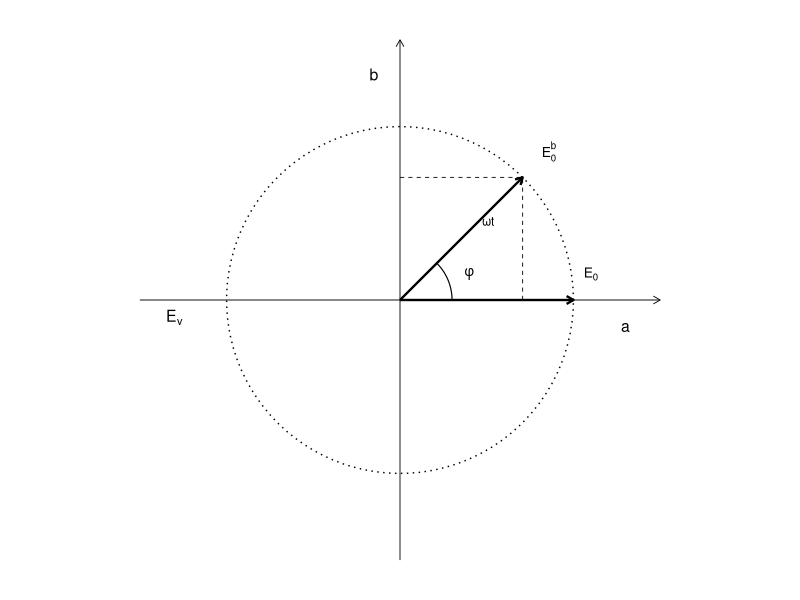
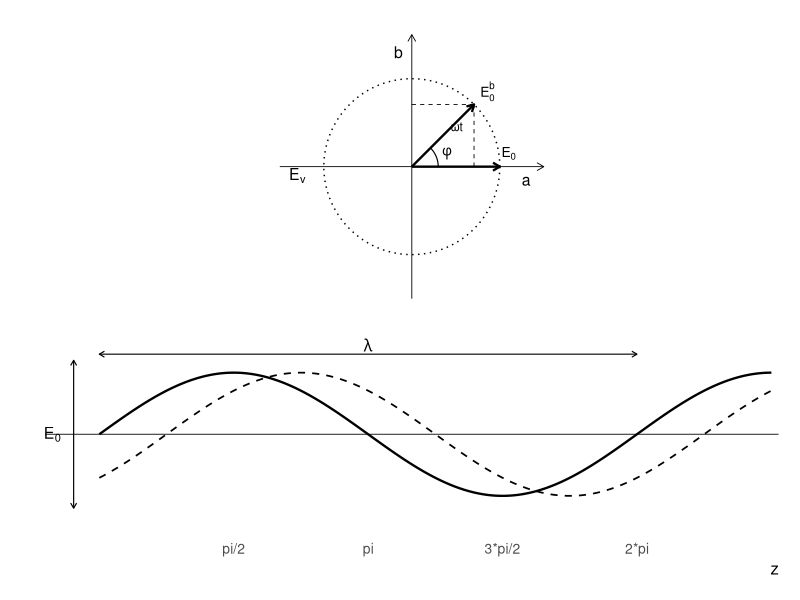

Here is the R script that generated these plots, in order: (Note: this script raises an error after producing the figures.)
# R code to reconstruct phase-distance diagrams from TomoSAR presentation
# Slide 5: Phase as a relative distance measure

library(ggplot2)
library(grid)
library(gridExtra)
library(patchwork)

# ============================================================================
# LEFT IMAGE: Phasor Diagram + Sinusoidal Wave
# ============================================================================

# --- Part 1: Phasor Diagram (top) ---
create_phasor_diagram <- function() {
  # Set up the plot
  p <- ggplot() + 
    coord_fixed(ratio = 1) +
    xlim(-1.5, 1.5) +
    ylim(-1.5, 1.5) +
    theme_void() +
    theme(plot.margin = margin(10, 10, 10, 10))
  
  # Draw the circle
  circle_data <- data.frame(
    x = cos(seq(0, 2*pi, length.out = 100)),
    y = sin(seq(0, 2*pi, length.out = 100))
  )
  p <- p + geom_path(data = circle_data, aes(x = x, y = y), 
                     linetype = "dotted", size = 0.5)
  
  # Draw axes
  p <- p + 
    geom_segment(aes(x = -1.5, xend = 1.5, y = 0, yend = 0), 
                 arrow = arrow(length = unit(0.2, "cm")), size = 0.3) +
    geom_segment(aes(x = 0, xend = 0, y = -1.5, yend = 1.5), 
                 arrow = arrow(length = unit(0.2, "cm")), size = 0.3)
  
  # Define angle for the phasor (45 degrees = pi/4)
  phi <- pi/4
  
  # Draw E_0 vector (horizontal)
  p <- p + 
    geom_segment(aes(x = 0, xend = 1, y = 0, yend = 0), 
                 arrow = arrow(length = unit(0.2, "cm")), 
                 size = 0.8, color = "black")
  
  # Draw rotating vector E (at angle phi)
  E_x <- cos(phi)
  E_y <- sin(phi)
  p <- p + 
    geom_segment(aes(x = 0, xend = E_x, y = 0, yend = E_y), 
                 arrow = arrow(length = unit(0.2, "cm")), 
                 size = 0.8, color = "black")
  
  # Draw angle arc
  arc_angles <- seq(0, phi, length.out = 30)
  arc_data <- data.frame(
    x = 0.3 * cos(arc_angles),
    y = 0.3 * sin(arc_angles)
  )
  p <- p + geom_path(data = arc_data, aes(x = x, y = y), size = 0.4)
  
  # Add labels
  p <- p + 
    annotate("text", x = -1.3, y = -0.1, label = "E[v]", parse = TRUE, size = 4) +
    annotate("text", x = 1.3, y = -0.15, label = "a", size = 4) +
    annotate("text", x = -0.15, y = 1.3, label = "b", size = 4) +
    annotate("text", x = 1.1, y = 0.15, label = "E[0]", parse = TRUE, size = 3.5) +
    annotate("text", x = E_x + 0.15, y = E_y + 0.15, label = "E[0]^{b}", parse = TRUE, size = 3.5) +
    annotate("text", x = 0.4, y = 0.15, label = "phi", parse = TRUE, size = 3.5) +
    annotate("text", x = E_x - 0.2, y = E_y/2 + 0.1, label = "omega*t", parse = TRUE, size = 3)
  
  # Draw vertical dashed line from tip of vector
  p <- p + 
    geom_segment(aes(x = E_x, xend = E_x, y = 0, yend = E_y), 
                 linetype = "dashed", size = 0.3, color = "black")
  
  # Draw horizontal dashed projection
  p <- p + 
    geom_segment(aes(x = 0, xend = E_x, y = E_y, yend = E_y), 
                 linetype = "dashed", size = 0.3, color = "black")
  
  return(p)
}

# --- Part 2: Sinusoidal Wave (bottom) ---
create_sine_wave <- function() {
  # Create wave data
  z <- seq(0, 2.5*pi, length.out = 200)
  wave1 <- sin(z)
  wave2 <- sin(z - pi/4)  # Shifted wave
  
  wave_data <- data.frame(
    z = z,
    wave1 = wave1,
    wave2 = wave2
  )
  
  p <- ggplot(wave_data) + 
    geom_hline(yintercept = 0, size = 0.3) +
    geom_line(aes(x = z, y = wave1), size = 0.8) +
    geom_line(aes(x = z, y = wave2), linetype = "dashed", size = 0.6) +
    scale_x_continuous(
      breaks = c(0, pi/2, pi, 3*pi/2, 2*pi),
      labels = c("", "pi/2", "pi", "3*pi/2", "2*pi"),
      expand = c(0.01, 0)
    ) +
    ylim(-1.5, 1.5) +
    labs(x = "z", y = "") +
    theme_minimal() +
    theme(
      axis.title.x = element_text(hjust = 1, size = 12),
      axis.text.x = element_text(size = 10),
      axis.text.y = element_blank(),
      axis.ticks.y = element_blank(),
      panel.grid = element_blank(),
      plot.margin = margin(5, 10, 10, 10)
    )
  
  # Add E_0 label with arrow
  p <- p + 
    annotate("segment", x = -0.3, xend = -0.3, y = -1.2, yend = 1.2,
             arrow = arrow(length = unit(0.15, "cm"), ends = "both"), size = 0.4) +
    annotate("text", x = -0.55, y = 0, label = "E[0]", parse = TRUE, size = 4)
  
  # Add wavelength lambda indicator
  p <- p + 
    annotate("segment", x = 0, xend = 2*pi, y = 1.3, yend = 1.3,
             arrow = arrow(length = unit(0.15, "cm"), ends = "both"), size = 0.4) +
    annotate("text", x = pi, y = 1.45, label = "lambda", parse = TRUE, size = 4)
  
  return(p)
}

# ============================================================================
# RIGHT IMAGE: Phase Difference Between Two Waves
# ============================================================================

create_phase_difference_diagram <- function() {
  # Create wave data
  z <- seq(0, 3*pi, length.out = 300)
  wave_A <- sin(z)
  wave_B <- sin(z - 3*pi/2)  # 270 degree shift (3/4 wavelength)
  
  wave_data <- data.frame(
    z = z,
    wave_A = wave_A,
    wave_B = wave_B
  )
  
  # Find points B1 and B2 for marking
  B1_idx <- which.min(abs(z - pi/2))
  B2_idx <- which.min(abs(z - (pi/2 + 2*pi)))
  
  p <- ggplot(wave_data) + 
    geom_hline(yintercept = 0, size = 0.3) +
    geom_line(aes(x = z, y = wave_A), size = 0.8) +
    geom_line(aes(x = z, y = wave_B), size = 0.8) +
    coord_cartesian(xlim = c(0, 3*pi), ylim = c(-1.3, 1.5)) +
    theme_void() +
    theme(plot.margin = margin(10, 10, 10, 10))
  
  # Mark points A, B1, B2
  p <- p + 
    annotate("point", x = 0, y = 0, size = 2) +
    annotate("text", x = -0.2, y = -0.15, label = "A", size = 5) +
    annotate("point", x = z[B1_idx], y = wave_A[B1_idx], size = 2) +
    annotate("text", x = z[B1_idx] + 0.3, y = wave_A[B1_idx], label = "B[1]", parse = TRUE, size = 4) +
    annotate("point", x = z[B2_idx], y = wave_A[B2_idx], size = 2) +
    annotate("text", x = z[B2_idx] + 0.3, y = wave_A[B2_idx], label = "B[2]", parse = TRUE, size = 4)
  
  # Draw wavelength lambda indicator on top wave
  lambda_start <- 0.5
  lambda_end <- lambda_start + 2*pi
  p <- p + 
    annotate("segment", x = lambda_start, xend = lambda_end, y = 1.3, yend = 1.3,
             arrow = arrow(length = unit(0.15, "cm"), ends = "both"), size = 0.4) +
    annotate("text", x = (lambda_start + lambda_end)/2, y = 1.45, 
             label = "lambda", parse = TRUE, size = 4.5)
  
  # Draw distance d indicator on right side
  d_x <- 2.8*pi
  p <- p + 
    annotate("segment", x = d_x, xend = d_x, 
             y = wave_A[which.min(abs(z - d_x))], 
             yend = wave_B[which.min(abs(z - d_x))],
             arrow = arrow(length = unit(0.15, "cm"), ends = "both"), size = 0.4) +
    annotate("text", x = d_x + 0.25, 
             y = (wave_A[which.min(abs(z - d_x))] + wave_B[which.min(abs(z - d_x))])/2, 
             label = "d", size = 5)
  
  # Add phase difference equations
  eq_x <- 2*pi + 0.5
  eq_y_start <- -0.9
  p <- p + 
    annotate("text", x = eq_x, y = eq_y_start, 
             label = "Delta*phi == (d/lambda)*2*pi", parse = TRUE, 
             size = 3.5, hjust = 0) +
    annotate("text", x = eq_x + 0.3, y = eq_y_start - 0.15, 
             label = "== (3/4)*2*pi", parse = TRUE, 
             size = 3.5, hjust = 0) +
    annotate("text", x = eq_x + 0.3, y = eq_y_start - 0.30, 
             label = "== (3/2)*pi", parse = TRUE, 
             size = 3.5, hjust = 0) +
    annotate("text", x = eq_x + 0.3, y = eq_y_start - 0.45, 
             label = "== 270*degree", parse = TRUE, 
             size = 3.5, hjust = 0)
  
  return(p)
}

# ============================================================================
# Create and Save Both Diagrams
# ============================================================================

# Create left image (phasor + wave combined vertically)
(phasor_plot <- create_phasor_diagram())
wave_plot <- create_sine_wave()

left_image <- phasor_plot / wave_plot + 
  plot_layout(heights = c(1, 0.7))

# Create right image (phase difference)
right_image <- create_phase_difference_diagram()

# Save individual plots
ggsave("phase_phasor_and_wave.png", left_image, width = 8, height = 10, dpi = 300, bg = "white")
ggsave("phase_difference.png", right_image, width = 10, height = 6, dpi = 300, bg = "white")

# Display plots
print("Left image (Phasor + Wave):")
print(left_image)

print("\nRight image (Phase Difference):")
print(right_image)

# Optional: Create side-by-side comparison
combined_plot <- left_image | right_image
ggsave("phase_distance_complete.png", combined_plot, width = 16, height = 10, dpi = 300, bg = "white")

cat("\nPlots saved as:\n")
cat("- phase_phasor_and_wave.png (left image)\n")
cat("- phase_difference.png (right image)\n")
cat("- phase_distance_complete.png (both images side by side)\n")